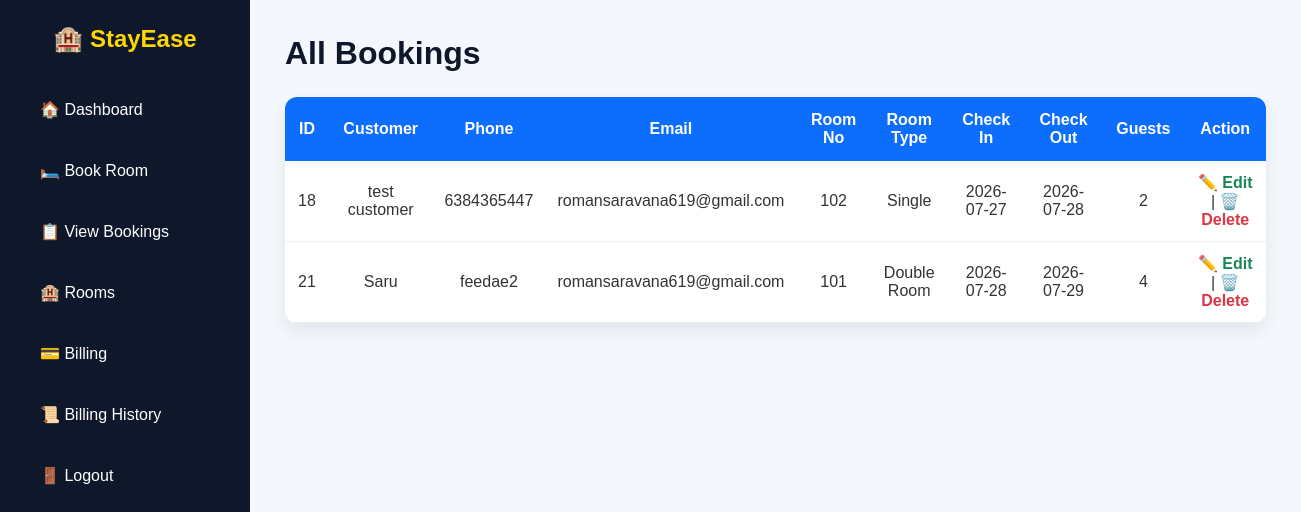
/bookings (signed in), run on the app's committed database.
### tables this page shows
CREATE TABLE bookings(

id INTEGER PRIMARY KEY AUTOINCREMENT,

customer_name TEXT,

phone TEXT,

email TEXT,

aadhar TEXT,

checkin TEXT,

checkout TEXT,

room_type TEXT,

guests INTEGER,

address TEXT

, room_number TEXT);

### app.py (the view)
@app.route("/bookings")
def bookings():
    if "logged_in" not in session:
        return redirect(url_for("login"))
    conn = sqlite3.connect("stayease.db")
    conn.row_factory = sqlite3.Row
    cursor = conn.cursor()
    cursor.execute("SELECT * FROM bookings")
    booking_list = cursor.fetchall()
    conn.close()
    return render_template(
        "bookings.html",
        bookings=booking_list
    )

### templates/bookings.html (shortened to what this page needs)
{% extends "base.html" %}
{% block content %}
<h1>All Bookings</h1>
<table class="booking-table">
    <thead>
        <tr>
            <th>ID</th>
            <th>Customer</th>
            <th>Phone</th>
            <th>Email</th>
            <th>Room No</th>
<th>Room Type</th>
            <th>Check In</th>
            <th>Check Out</th>
            <th>Guests</th>
            <th>Action</th>
        </tr>
    </thead>
    <tbody>
    {% for booking in bookings %}
        <tr>
            <td>{{ booking.id }}</td>
            <td>{{ booking.customer_name }}</td>
            <td>{{ booking.phone }}</td>
            <td>{{ booking.email }}</td>
            <td>{{ booking.room_number }}</td>
            <td>{{ booking.room_type }}</td>
            <td>{{ booking.checkin }}</td>
            <td>{{ booking.checkout }}</td>
            <td>{{ booking.guests }}</td>
            <td>
                <a href="/edit_booking/{{ booking.id }}">✏️ Edit</a>
                |
                <a href="/delete_booking/{{ booking.id }}"
                onclick="return confirm('Delete this booking?')">
                🗑️ Delete
                </a>
            </td>
        </tr>
    {% endfor %}
    </tbody>
</table>
{% endblock %}

### static/css/dashboard.css (style rules this page uses)
* { margin:0; padding:0; box-sizing:border-box; font-family:'Poppins',sans-serif; }
body { background:#f4f7fc; color:#333; }
.main-content h1 { color:#0F172A; margin-bottom:10px; }
.booking-table { width:100%; margin-top:25px; border-collapse:collapse; background:white; border-radius:12px; overflow:hidden; box-shadow:0 8px 20px rgba(0,0,0,.08); }
.booking-table th { background:#0d6efd; color:white; padding:14px; }
.booking-table td { padding:12px; text-align:center; border-bottom:1px solid #eee; color:#333; }
.booking-table a { text-decoration:none; font-weight:600; }
.booking-table a:first-child { color:#198754; }
.booking-table a:last-child { color:#dc3545; }

### data on the page
bookings: id "18", customer_name "test customer", phone "6384365447", email "romansaravana619@gmail.com", room_number "102", room_type "Single", checkin "2026-07-27", checkout "2026-07-28", guests "2"
bookings: id "21", customer_name "Saru", phone "feedae2", email "romansaravana619@gmail.com", room_number "101", room_type "Double Room", checkin "2026-07-28", checkout "2026-07-29", guests "4"
